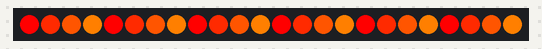
The sketch below on a simulated Arduino Nano, built with avr-gcc and run on an emulated ATmega328P. Parts: 24 RGB LEDs in strip order, left to right. Random numbers use the default seed unless the sketch sets one.

Above: at 0.02 s.
At 4.35 s:
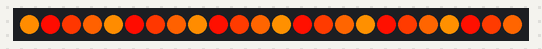
At 8.69 s:
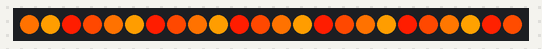
At 17.43 s:
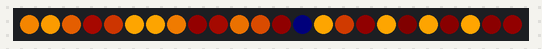
At 31.45 s:
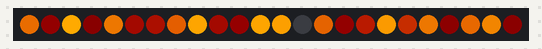
At 39.94 s:
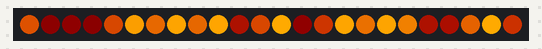

The sketch:

Neo24_FireEffect.ino
```cpp
/*
################################################################################
# File Name:             Neo24_FireEffect.ino
# Board:                 Arduino Nano
# Programming Language:	 Wiring / C /Processing / Arduino IDE
#
# Objective:             Code made for Neo Pixel Ring 24, XXXXXXXXXXX Project
#
# Operation:	           Display fire/burning embers effect
#
# Author:                Calder - CalderCatLabs
# Date:                  November 18th, 2025
################################################################################
Note: When uploading to Arduino Nano Every, the following error may be encountered:
avrdude: jtagmkII_initialize(): Cannot locate "flash" and "boot" memories in description
This  is often a spurious warning (not an error) which can be safely ignored.
 */


#include <Adafruit_NeoPixel.h>

#define PIN        6
#define NUMPIXELS  24

Adafruit_NeoPixel fireStrip(NUMPIXELS, PIN, NEO_GRBW + NEO_KHZ800);

// Ember simulation parameters
byte emberBrightness[NUMPIXELS];
int minGlow = 10;
int maxGlow = 80;
int flickerChance = 20;
int flickerBoost = 100;
int speedDelay = 50;

void setup() {
  fireStrip.begin();
  fireStrip.show();
  randomSeed(analogRead(0));

  runDiagnosticAnimation(); //Run startup animation

  // Initialize ember brightness
  for (int i = 0; i < NUMPIXELS; i++) {
    emberBrightness[i] = random(minGlow, maxGlow);
  }
}

void loop() {
  emberEffect();
  fireStrip.show();
  delay(speedDelay);
}

//Diagnostic animation: cycle red, orange, yellow for 10 seconds
void runDiagnosticAnimation() {
  unsigned long startTime = millis();
  while (millis() - startTime < 10000) {
    for (int i = 0; i < NUMPIXELS; i++) {
      byte hue = (i * 10 + (millis() / 10)) % 40; // Hue from red to yellow
      fireStrip.setPixelColor(i, hsvToRgb(hue, 255, 255));
    }
    fireStrip.show();
    delay(50);
  }
  fireStrip.clear();
  fireStrip.show();
}

//Ember flicker effect
void emberEffect() {
  for (int i = 0; i < NUMPIXELS; i++) {
    if (random(100) < flickerChance) {
      emberBrightness[i] = constrain(emberBrightness[i] + random(-flickerBoost, flickerBoost), minGlow, 255);
    } else {
      int target = random(minGlow, maxGlow);
      if (emberBrightness[i] < target) emberBrightness[i]++;
      else if (emberBrightness[i] > target) emberBrightness[i]--;
    }

    fireStrip.setPixelColor(i, emberColor(emberBrightness[i]));
  }
}

//Map brightness to red-orange-yellow gradient
uint32_t emberColor(byte brightness) {
  byte hue = map(brightness, minGlow, 255, 0, 40); // Hue 0–40 = red to yellow
  return hsvToRgb(hue, 255, brightness);
}

//Convert HSV to RGB
uint32_t hsvToRgb(byte h, byte s, byte v) {
  float r, g, b;
  float hf = h / 60.0;
  int i = floor(hf);
  float f = hf - i;
  float p = v * (1.0 - s / 255.0);
  float q = v * (1.0 - f * s / 255.0);
  float t = v * (1.0 - (1.0 - f) * s / 255.0);

  switch (i % 6) {
    case 0: r = v; g = t; b = p; break;
    case 1: r = q; g = v; b = p; break;
    case 2: r = p; g = v; b = t; break;
    case 3: r = p; g = q; b = v; break;
    case 4: r = t; g = p; b = v; break;
    case 5: r = v; g = p; b = q; break;
  }

  return fireStrip.Color((int)r, (int)g, (int)b);
}
```
